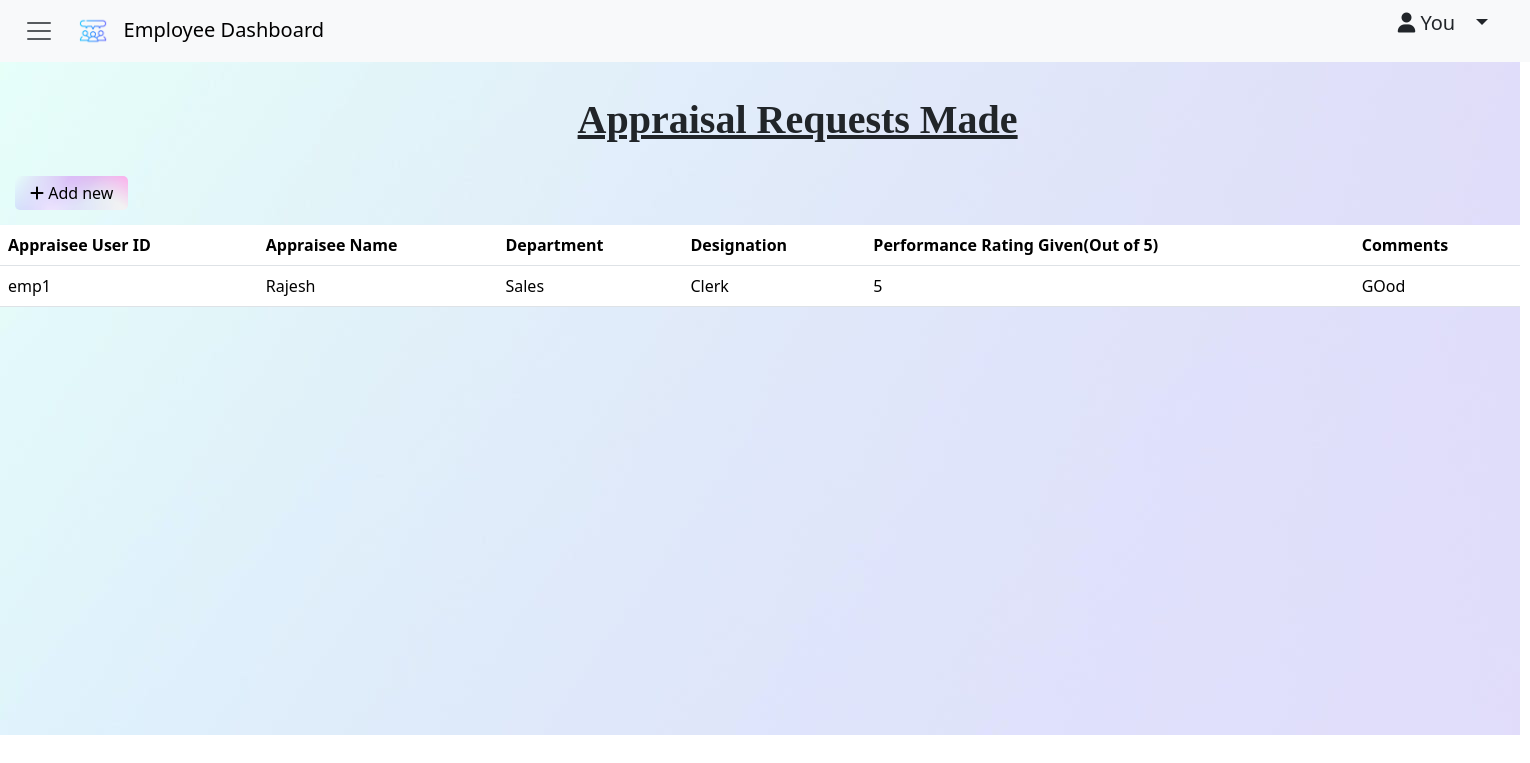
/employee/employee_appmade/ (signed in), run on the app's committed database.
### employeeapp/models.py (models this page shows)
class Appraisal(models.Model):
    appraiseruserid=models.CharField(max_length=100, default=0)
    appraiseeuserid=models.CharField(max_length=100, default=0)
    name=models.CharField(max_length=256, null=False, blank=False)
    department=models.CharField(max_length=128)
    designation=models.CharField(max_length=128)
    performancerating=models.IntegerField(max_length=5)
    comments=models.TextField(max_length=2000)

### employeeapp/views.py (the view)
# urls.py: path('employee_appmade/', views.employee_appmade, name='employee_appmade'),
def employee_appmade(request):
    userid=request.session.get('userid')
    obj=Appraisal.objects.filter(appraiseruserid=userid)
    return render(request, "employee_appmade.html",{'appdetails':obj})

### employeeapp/templates/employee_appmade.html (shortened to what this page needs)
<!DOCTYPE html>
<html lang="en">
{% load static %}
<head>
    <link href="bootstrap.css" rel="stylesheet">
    <link href="https://cdn.jsdelivr.net/npm/bootstrap@5.3.3/dist/css/bootstrap.min.css" rel="stylesheet"
>
    <link rel="stylesheet" href="https://cdnjs.cloudflare.com/ajax/libs/font-awesome/6.5.2/css/all.min.css" />
</head>
<body>
    <div id="outer">
        <div id="navbar">
            <nav class="navbar bg-body-tertiary fixed-top">
                <div class="container-fluid">
                    <button class="navbar-toggler" id="navtoggler" type="button" data-bs-toggle="offcanvas"
                        data-bs-target="#offcanvasNavbar" aria-controls="offcanvasNavbar"
                        aria-label="Toggle navigation">
                        <span class="navbar-toggler-icon">
                            <a class="navbar-brand" id="nav-title" href="#">
                                <img src="{% static 'logo.png' %}" alt="Logo" width="30" height="30"
                                    class="d-inline-block align-text-top">
                                &nbsp;
                                Employee Dashboard
                            </a>
                        </span>
                    </button>
                    <ul>
                        <li class="nav-item dropdown">
                            <a class="nav-link dropdown-toggle" href="#" role="button" data-bs-toggle="dropdown"
                                aria-expanded="false" style="font-size: 20px;"><i class="fa-solid fa-user"></i>
                                You &nbsp;
                            </a>
                        </li>
                    </ul>
                </div>
            </nav>
        </div>
        <div id="body">
            <h1><b><u>Appraisal Requests Made</u></b></h1>
            <br />
            <a href="{% url 'employeeapp:employee_appform' %}" id="button"><i class="fa-solid fa-plus"></i> Add new</a>
            <table class="table">
                <thead>
                    <tr>
                        <th scope="col">Appraisee User ID</th>
                        <th scope="col">Appraisee Name</th>
                        <th scope="col">Department</th>
                        <th scope="col">Designation</th>
                        <th scope="col">Performance Rating Given(Out of 5)</th>
                        <th scope="col">Comments</th>
                    </tr>
                </thead>
                <tbody>
                    {% for a in appdetails %}
                    <tr>
                        <td>{{a.appraiseeuserid}}</td>
                        <td>{{a.name}}</td>
                        <td>{{a.department}}</td>
                        <td>{{a.designation}}</td>
                        <td>{{a.performancerating}}</td>
                        <td>{{a.comments}}</td>
                    </tr>
                    {% endfor %}
                </tbody>
            </table>
        </div>
    </div>
</body>
</html>

### data on the page
Appraisal: appraiseeuserid "emp1", name "Rajesh", department "Sales", designation "Clerk", performancerating "5", comments "GOod"
